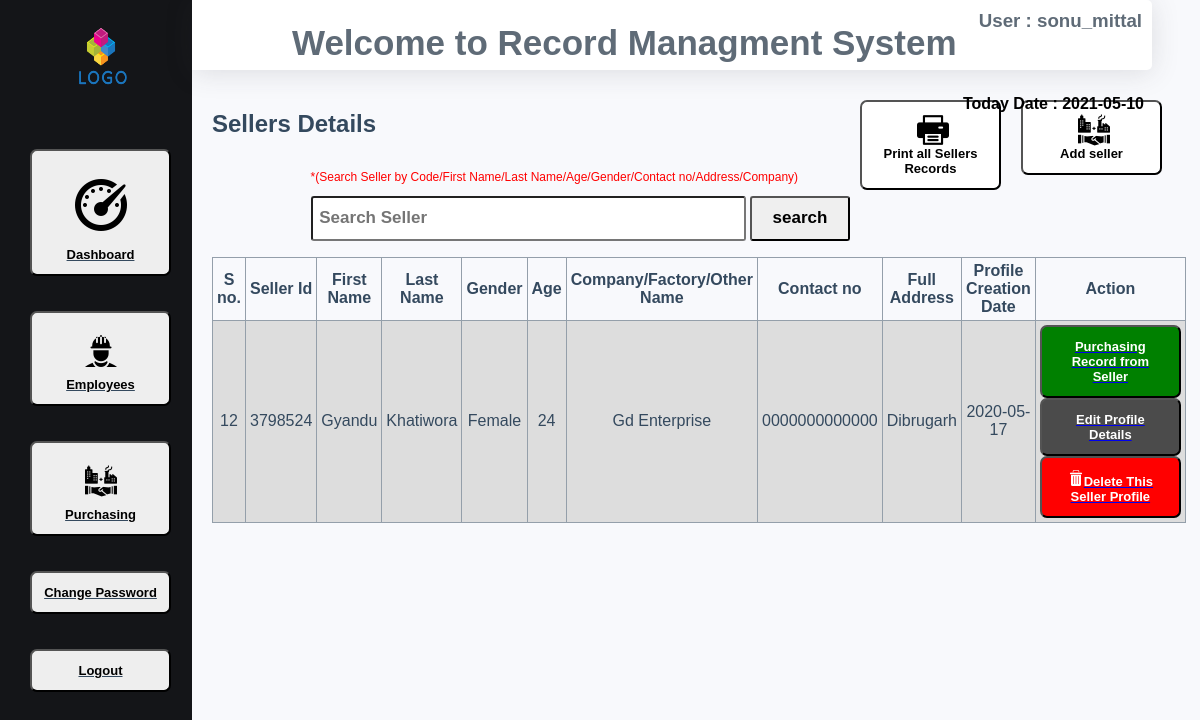
The page /admin_index.php?show_seller&user=sonu_mittal (signed in) on the database its author committed.
### tables this page shows
CREATE TABLE IF NOT EXISTS `seller_profile` (
  `id` int(10) NOT NULL AUTO_INCREMENT,
  `seller_profile_uniqe_code` varchar(10) NOT NULL,
  `seller_first_name` varchar(30) NOT NULL,
  `seller_last_name` varchar(30) NOT NULL,
  `gender` varchar(10) NOT NULL,
  `age` varchar(20) NOT NULL,
  `seller_company_factory_other_name` varchar(40) NOT NULL,
  `seller_contact_no` varchar(15) NOT NULL,
  `seller_full_address` varchar(50) NOT NULL,
  `seller_profile_creation_date` date NOT NULL,
  PRIMARY KEY (`id`)
);

### 2_show_seller.php (the view, shortened to what this page needs)
<?php
 include_once('connection.php');
    if(!isset($_SESSION['logged'])&&$_SEESION['logged2']!='true')
    {
        echo "<script>window.location.assign('index.php')</script>";
        exit();
    }
    else
    {
          $session_name=$_SESSION['logged'];
?>
       <div class="cotent_box">
<table border="1" class="show_table" width="83%">
 <tr height="50px" ><th>
S no.</th><th>Seller Id</th><th>First Name</th><th>Last Name</th><th>Gender</th><th>Age</th><th>Company/Factory/Other Name</th><th>Contact no</th><th>Full Address</th><th>Profile Creation Date</th><th>Action</th></tr>
<?php
    $query="select * from seller_profile order by id desc";
    $row=mysqli_query($connection,$query);
    while($result=mysqli_fetch_array($row)){
echo "<tr><td>".$result['0']."</td>";
echo "<td>".$result['1']."</td>";
echo "<td>".$result['2']."</td>";
echo "<td>".$result['3']."</td>";
echo "<td>".$result['4']."</td>";
echo "<td>".$result['5']."</td>";
echo "<td>".$result['6']."</td>";
echo "<td>".$result['7']."</td>";
echo "<td>".$result['8']."</td>";
echo "<td>".$result['9']."</td>";
        ?>
     <td><a href='admin_index.php?purchasing_from_seller&user=<?php echo $session_name ?>&purchase_id=<?php echo $result['0'] ?>'><button name="salary" style="background:green;color:#fff;margin:0px;">Purchasing Record from Seller</button></a>
        <a href='admin_index.php?update_form_seller&user=<?php echo $session_name ?>&update_id=<?php echo $result['0'] ?>'><button name="edit" style="background:#4b4b4b;color:#fff;margin:0px;">Edit Profile Details</button></a>
         <a href='admin_index.php?delete_seller&user=<?php echo $session_name ?>&delete_id=<?php echo $result['0'] ?>'> <button name="delete" style="background:red;color:#fff;margin:0px;"><img src="images/delete.png" alt="delete">Delete This Seller Profile</button></a>
  </td>
    </tr>
           <?php
    }
    ?>
         </table>
</div>
<?php } ?>

### css/css.css (style rules this page uses)
body,html { margin: 0; padding: 0; height: 100%; color: #34495e; background:#F8F9FC; font-family: arial, sans-serif; }
table { border-collapse: collapse; width: 100%; }
td, th { border: 1px solid #949faa; text-align: center; padding: 4px; }
tr:nth-child(even) { background-color: #dddddd; }
.nav nav button,section .content button { display: block; text-align: center; padding: 12px; width: 141px; margin: 35px 30px; border-radius: 7px; font-size: 13px; font-weight: 700; background: #fff; }

### rows shown on the page
seller_profile: id "12", seller_profile_uniqe_code "3798524", seller_first_name "Gyandu", seller_last_name "Khatiwora", gender "Female", age "24", seller_company_factory_other_name "Gd Enterprise", seller_contact_no "0000000000000", seller_full_address "Dibrugarh", seller_profile_creation_date "2020-05-17"

### other values the page prints
$session_name "sonu_mittal"
